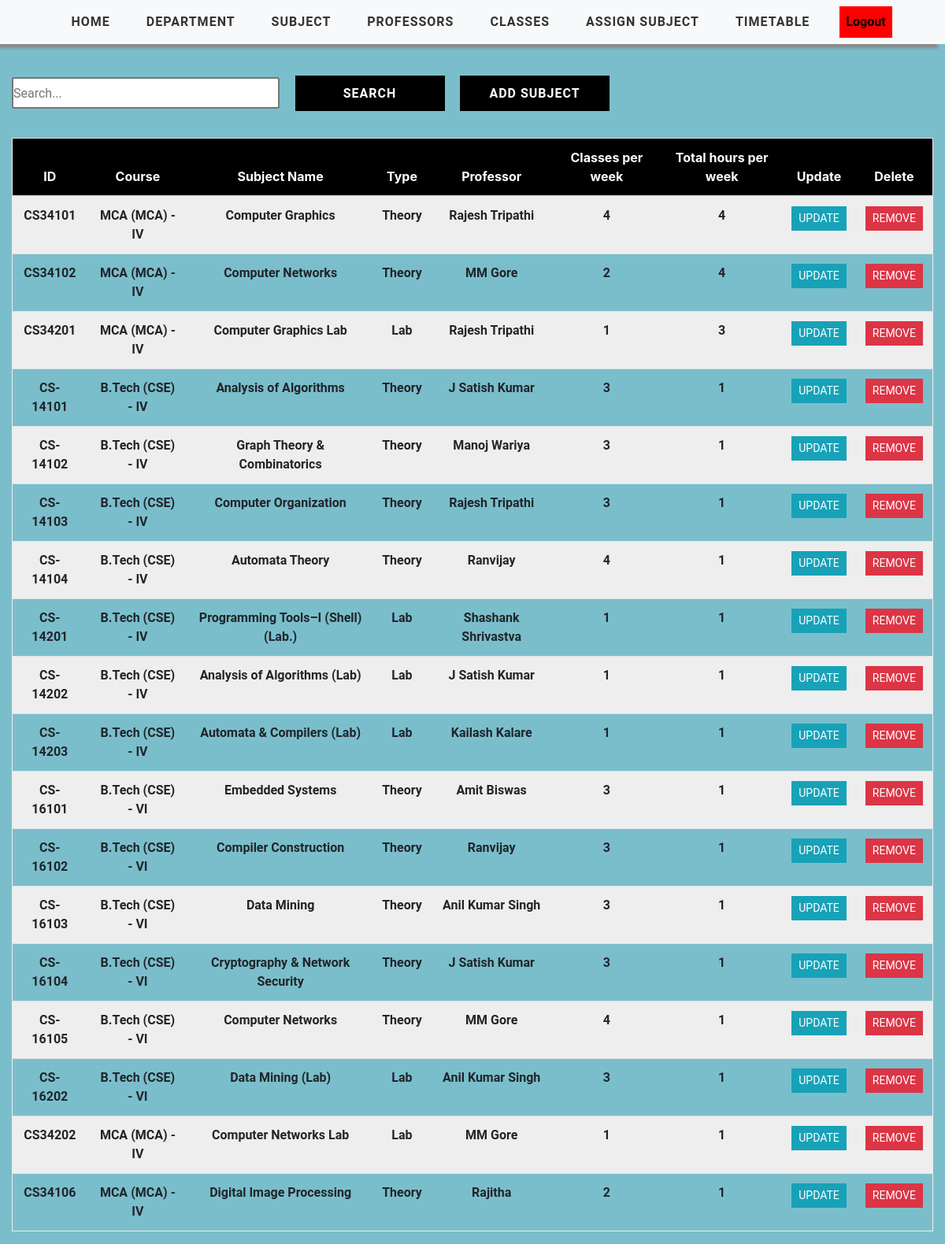
Page /course_view/ (signed in) on the committed database.
### timetableapp/models.py (models this page shows, shortened)
class Course(models.Model):
    COURSE_TYPE = (
        ('Theory', 'Theory'),
        ('Lab', 'Lab')
    )
    user = models.ForeignKey(User, on_delete=models.CASCADE, null=True, blank=True)
    department = models.ForeignKey(Department, on_delete=models.CASCADE)
    professor = models.ForeignKey(Professor, on_delete=models.CASCADE)
    course_id = models.CharField(max_length=1000)
    course_name = models.CharField(max_length=1000)
    course_type = models.CharField(max_length=200, choices=COURSE_TYPE)
    credit_hours = models.PositiveIntegerField()
    contact_hours = models.PositiveIntegerField()
    class Meta:
        unique_together = ('user','course_id')

class Department(models.Model):
    SEMESTER = (
    ('I' ,'I'),
    ('II' ,'II'),
    ('III' ,'III'),
    ('IV' ,'IV'),
    ('V' ,'V'),
    ('VI' ,'VI'),
    ('VII' ,'VII'),
    ('VIII' ,'VIII'),
    )
    BRANCH_NAME = (
    ('B.Tech' ,'B.Tech'),
    ('MCA' ,'MCA'),
    )
    DEPARTMENT_NAME = (
    ('MCA' ,'MCA'),
    ('CSE' ,'CSE'),
    ('ECE' ,'ECE'),
    ('CHE' ,'CHE'),
    )
    user = models.ForeignKey(User, on_delete=models.CASCADE, null=True, blank=True)
    branch_name=models.CharField(max_length=200, choices=BRANCH_NAME)
    department_name=models.CharField(max_length=200, choices=DEPARTMENT_NAME)
    semester = models.CharField(max_length=200, choices=SEMESTER)
    students_length=models.IntegerField(default=100)
    class Meta:
        unique_together = ('department_name','branch_name','semester')
    def __str__(self):
        return f"{self.branch_name} ({self.department_name}) - {self.semester}"

class Professor(models.Model):
    user = models.ForeignKey(User, on_delete=models.CASCADE, null=True, blank=True)
    professor_id = models.CharField(max_length=2000,primary_key=True)
    professor_name = models.CharField(max_length=2000)
    dob = models.DateField(default=datetime.datetime.today().strftime('%Y-%m-%d'))
    working_hours = models.IntegerField(null=True,default=100)
    available_hours = models.IntegerField(null=True,default=100)
    professor_email = models.EmailField(default="")
    def __str__(self):
        return self.professor_name

### timetableapp/views.py (the view)
# urls.py: path('course_view/', views.CourseTable, name='course_view'),
@login_required(login_url='login')
def CourseTable(request):
    course = Course.objects.filter()
    context = {'course': course}
    return render(request, 'course/CourseTable.html', context)

### timetableapp/templates/course/CourseTable.html
{% extends 'timetableapp/main.html' %}
{% load static %}
{% block content %}
<div class="viewcontainer">
<div class="container-fluid">
    <div class="search">
        <input type="text" class="searchbox" placeholder="Search...">
        <input type="submit" value="Search" class="searchButton">
        <a href="{% url 'add-course' %}"><button class="searchButton">Add Subject </button></a>
    </div>
    <div style="overflow-x:auto">
        <table class="table  text-center">
            <thead class="table-header" style="color: white;">
			<tr>
                <div class="header__item filter__link"  >
                   <th scope="col" class="text-center" >ID</th>
                </div>
                <div class="header__item filter__link" >
                    <th class="text-center" scope="col" >Course</th>
                 </div>
                <div class="header__item filter__link" >
                  <th class="text-center" scope="col" >Subject Name</th>
                </div>
                <div class="header__item filter__link" >
                   <th class="text-center" scope="col" >Type</th>
                </div>
                <div class="header__item filter__link" >
                   <th class="text-center" scope="col" >Professor</th>
                </div>
                <div class="header__item filter__link"  >
                   <th class="text-center" scope="col" >Classes per week</th>
                </div>
                <div class="header__item filter__link" >
                   <th class="text-center" scope="col" >Total hours per week</th>
                </div>
                <div class="header__item filter__link" >
                    <th class="text-center" scope="col" > Update</th>
                </div>
                <div class="header__item filter__link" >
                     <th class="text-center" scope="col" >Delete</th>
                </div>
			</tr>
            </thead>
			<tbody class="tab-content">
                {% for corse in course %}
				<tr class="table-row text-center">
                        <th scope="row" class="table-data">{{ corse.course_id }}</th>
                        <th scope="row" class="table-data">{{ corse.department }}</th>
						<th scope="row" class="table-data"  >{{ corse.course_name }}</th>
						<th scope="row" class="table-data"> {{ corse.course_type}}</th>
						<th scope="row" class="table-data"> {{ corse.professor}}</th>
						<th scope="row" class="table-data"> {{ corse.credit_hours}}</th>
                        <th scope="row" class="table-data"> {{ corse.contact_hours}}</th>
                        <th scope="row" class="table-data"> <a href="{% url 'update-course' corse.course_id %}" class="btn btn-sm btn-info">Update</a></th>
                        <th scope="row" class="table-data"> <a href="{% url 'delete-course' corse.course_id %}" class="btn btn-sm btn-danger" >Remove</a></th>
				</tr>
                {% endfor %}
            </tbody>
        </table>
    </div>
</div>
</div>
{% endblock %}

### static/css/style.css (style rules this page uses)
a { cursor: pointer; }

### static/css/tables.css (style rules this page uses)
*, *:before, *:after { box-sizing: border-box; }
body { font-family: "Roboto", sans-serif; margin: 0; background-color: white; }
.table { border: 1px solid #eeeeee; overflow-y: auto; overflow-x: auto; height: max-content; }
.table-header { width: 100%; background: #000; padding: 18px 0; top: 0; }
.table-row { width: 100%; padding: 18px 0; }
.table-row:nth-of-type(odd) { background: #eeeeee; }
.table-data, .header__item { flex: 1 1 20%; text-align: center; font-family: Roboto, sans-serif; font-weight: bold; }
.header__item { text-transform: uppercase; }
.filter__link { color: white; text-decoration: none; position: relative; display: inline-block; padding-left: 24px; padding-right: 24px; }
.filter__link::after { content: ""; position: absolute; right: -18px; color: white; font-size: 12px; top: 50%; transform: translateY(-50%); }
.btn { border-radius: 0 !important; font-family: Roboto, sans-serif !important; text-transform: uppercase; }
.search { display: inline-block; }
.searchbox { width: 340px; height: 40px; border-style: solid; border-radius: 3px; font-family: Roboto, sans-serif; text-align: justify; }
.searchButton { width: 190px; height: 45px ; font-family: Roboto, sans-serif; text-transform: uppercase; letter-spacing: 1px; font-weight: bolder; color: white ; background: black; margin-left: 15px; margin-top: 40px; border-color: black ; border-radius: 0 ; border-style: solid; border-width: 3px ; }

### static/css/add.css (style rules this page uses)
* { margin:0; padding:0; box-sizing: border-box; }
.viewcontainer { background-color: #7abecc; min-height: 100vh; }
.container-fluid { display: flex; flex-direction: column; gap:10px; }

### static/css/nav.css (style rules this page uses)
* { margin:0; padding:0; box-sizing: border-box; }

### rows in the picture
Course: course_id "CS34101", department "MCA (MCA) - IV", course_name "Computer Graphics", course_type "Theory", professor "Rajesh Tripathi", credit_hours "4", contact_hours "4"
Course: course_id "CS34102", department "MCA (MCA) - IV", course_name "Computer Networks", course_type "Theory", professor "MM Gore", credit_hours "2", contact_hours "4"
Course: course_id "CS34201", department "MCA (MCA) - IV", course_name "Computer Graphics Lab", course_type "Lab", professor "Rajesh Tripathi", credit_hours "1", contact_hours "3"
Course: course_id "CS-14101", department "B.Tech (CSE) - IV", course_name "Analysis of Algorithms", course_type "Theory", professor "J Satish Kumar", credit_hours "3", contact_hours "1"
Course: course_id "CS-14102", department "B.Tech (CSE) - IV", course_name "Graph Theory & Combinatorics", course_type "Theory", professor "Manoj Wariya", credit_hours "3", contact_hours "1"
Course: course_id "CS-14103", department "B.Tech (CSE) - IV", course_name "Computer Organization", course_type "Theory", professor "Rajesh Tripathi", credit_hours "3", contact_hours "1"
Course: course_id "CS-14104", department "B.Tech (CSE) - IV", course_name "Automata Theory", course_type "Theory", professor "Ranvijay", credit_hours "4", contact_hours "1"
Course: course_id "CS-14201", department "B.Tech (CSE) - IV", course_name "Programming Tools–I (Shell) (Lab.)", course_type "Lab", professor "Shashank Shrivastva", credit_hours "1", contact_hours "1"
Course: course_id "CS-14202", department "B.Tech (CSE) - IV", course_name "Analysis of Algorithms (Lab)", course_type "Lab", professor "J Satish Kumar", credit_hours "1", contact_hours "1"
Course: course_id "CS-14203", department "B.Tech (CSE) - IV", course_name "Automata & Compilers (Lab)", course_type "Lab", professor "Kailash Kalare", credit_hours "1", contact_hours "1"
Course: course_id "CS-16101", department "B.Tech (CSE) - VI", course_name "Embedded Systems", course_type "Theory", professor "Amit Biswas", credit_hours "3", contact_hours "1"
Course: course_id "CS-16102", department "B.Tech (CSE) - VI", course_name "Compiler Construction", course_type "Theory", professor "Ranvijay", credit_hours "3", contact_hours "1"
Course: course_id "CS-16103", department "B.Tech (CSE) - VI", course_name "Data Mining", course_type "Theory", professor "Anil Kumar Singh", credit_hours "3", contact_hours "1"
Course: course_id "CS-16104", department "B.Tech (CSE) - VI", course_name "Cryptography & Network Security", course_type "Theory", professor "J Satish Kumar", credit_hours "3", contact_hours "1"
Course: course_id "CS-16105", department "B.Tech (CSE) - VI", course_name "Computer Networks", course_type "Theory", professor "MM Gore", credit_hours "4", contact_hours "1"
Course: course_id "CS-16202", department "B.Tech (CSE) - VI", course_name "Data Mining (Lab)", course_type "Lab", professor "Anil Kumar Singh", credit_hours "3", contact_hours "1"
Course: course_id "CS34202", department "MCA (MCA) - IV", course_name "Computer Networks Lab", course_type "Lab", professor "MM Gore", credit_hours "1", contact_hours "1"
Course: course_id "CS34106", department "MCA (MCA) - IV", course_name "Digital Image Processing", course_type "Theory", professor "Rajitha", credit_hours "2", contact_hours "1"
